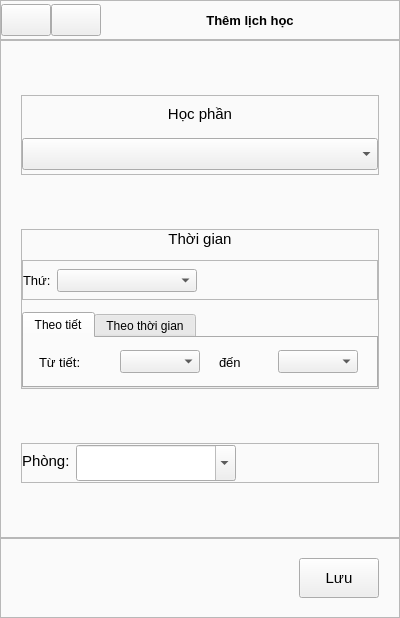
<?xml version="1.0" encoding="UTF-8"?>
<ui version="4.0">
 <class>tb_add</class>
 <widget class="QWidget" name="tb_add">
  <property name="geometry">
   <rect>
    <x>0</x>
    <y>0</y>
    <width>400</width>
    <height>618</height>
   </rect>
  </property>
  <property name="minimumSize">
   <size>
    <width>400</width>
    <height>618</height>
   </size>
  </property>
  <property name="maximumSize">
   <size>
    <width>400</width>
    <height>1200</height>
   </size>
  </property>
  <property name="windowTitle">
   <string>Form</string>
  </property>
  <property name="styleSheet">
   <string notr="true"/>
  </property>
  <layout class="QVBoxLayout" name="verticalLayout_3">
   <property name="spacing">
    <number>0</number>
   </property>
   <property name="leftMargin">
    <number>0</number>
   </property>
   <property name="topMargin">
    <number>0</number>
   </property>
   <property name="rightMargin">
    <number>0</number>
   </property>
   <property name="bottomMargin">
    <number>0</number>
   </property>
   <item>
    <widget class="QWidget" name="mainBodyContainer" native="true">
     <property name="minimumSize">
      <size>
       <width>0</width>
       <height>200</height>
      </size>
     </property>
     <property name="styleSheet">
      <string notr="true">

#mainBodyContainer {
	background-color: #fafafa;
}
</string>
     </property>
     <layout class="QVBoxLayout" name="verticalLayout_6">
      <property name="spacing">
       <number>0</number>
      </property>
      <property name="leftMargin">
       <number>0</number>
      </property>
      <property name="topMargin">
       <number>0</number>
      </property>
      <property name="rightMargin">
       <number>0</number>
      </property>
      <property name="bottomMargin">
       <number>0</number>
      </property>
      <item>
       <widget class="QFrame" name="frame">
        <property name="minimumSize">
         <size>
          <width>0</width>
          <height>40</height>
         </size>
        </property>
        <property name="maximumSize">
         <size>
          <width>16777215</width>
          <height>40</height>
         </size>
        </property>
        <property name="frameShape">
         <enum>QFrame::StyledPanel</enum>
        </property>
        <property name="frameShadow">
         <enum>QFrame::Raised</enum>
        </property>
        <layout class="QHBoxLayout" name="horizontalLayout">
         <property name="spacing">
          <number>0</number>
         </property>
         <property name="leftMargin">
          <number>0</number>
         </property>
         <property name="topMargin">
          <number>0</number>
         </property>
         <property name="rightMargin">
          <number>0</number>
         </property>
         <property name="bottomMargin">
          <number>0</number>
         </property>
         <item>
          <widget class="QPushButton" name="back_btn">
           <property name="minimumSize">
            <size>
             <width>50</width>
             <height>32</height>
            </size>
           </property>
           <property name="maximumSize">
            <size>
             <width>50</width>
             <height>32</height>
            </size>
           </property>
           <property name="font">
            <font>
             <pointsize>11</pointsize>
            </font>
           </property>
           <property name="text">
            <string/>
           </property>
           <property name="icon">
            <iconset resource="resources.qrc">
             <normaloff>:/icons/assets/icons/Left.png</normaloff>:/icons/assets/icons/Left.png</iconset>
           </property>
           <property name="iconSize">
            <size>
             <width>24</width>
             <height>24</height>
            </size>
           </property>
          </widget>
         </item>
         <item>
          <widget class="QPushButton" name="close_btn">
           <property name="minimumSize">
            <size>
             <width>50</width>
             <height>32</height>
            </size>
           </property>
           <property name="maximumSize">
            <size>
             <width>50</width>
             <height>32</height>
            </size>
           </property>
           <property name="text">
            <string/>
           </property>
           <property name="icon">
            <iconset resource="resources.qrc">
             <normaloff>:/icons/assets/icons/Close.png</normaloff>:/icons/assets/icons/Close.png</iconset>
           </property>
           <property name="iconSize">
            <size>
             <width>24</width>
             <height>24</height>
            </size>
           </property>
          </widget>
         </item>
         <item>
          <widget class="QLabel" name="label_9">
           <property name="font">
            <font>
             <pointsize>10</pointsize>
             <weight>75</weight>
             <bold>true</bold>
            </font>
           </property>
           <property name="text">
            <string>Thêm lịch học</string>
           </property>
           <property name="alignment">
            <set>Qt::AlignCenter</set>
           </property>
          </widget>
         </item>
        </layout>
       </widget>
      </item>
      <item>
       <widget class="QFrame" name="frame_7">
        <property name="frameShape">
         <enum>QFrame::StyledPanel</enum>
        </property>
        <property name="frameShadow">
         <enum>QFrame::Raised</enum>
        </property>
        <layout class="QVBoxLayout" name="verticalLayout_5">
         <property name="spacing">
          <number>20</number>
         </property>
         <property name="leftMargin">
          <number>20</number>
         </property>
         <property name="topMargin">
          <number>20</number>
         </property>
         <property name="rightMargin">
          <number>20</number>
         </property>
         <property name="bottomMargin">
          <number>20</number>
         </property>
         <item>
          <widget class="QFrame" name="frame_2">
           <property name="minimumSize">
            <size>
             <width>0</width>
             <height>80</height>
            </size>
           </property>
           <property name="maximumSize">
            <size>
             <width>16777215</width>
             <height>80</height>
            </size>
           </property>
           <property name="frameShape">
            <enum>QFrame::StyledPanel</enum>
           </property>
           <property name="frameShadow">
            <enum>QFrame::Raised</enum>
           </property>
           <layout class="QVBoxLayout" name="verticalLayout_4">
            <property name="leftMargin">
             <number>0</number>
            </property>
            <property name="topMargin">
             <number>0</number>
            </property>
            <property name="rightMargin">
             <number>0</number>
            </property>
            <property name="bottomMargin">
             <number>0</number>
            </property>
            <item>
             <widget class="QLabel" name="label_4">
              <property name="minimumSize">
               <size>
                <width>0</width>
                <height>28</height>
               </size>
              </property>
              <property name="maximumSize">
               <size>
                <width>16777215</width>
                <height>28</height>
               </size>
              </property>
              <property name="font">
               <font>
                <pointsize>11</pointsize>
               </font>
              </property>
              <property name="text">
               <string>Học phần</string>
              </property>
              <property name="alignment">
               <set>Qt::AlignCenter</set>
              </property>
             </widget>
            </item>
            <item>
             <widget class="QComboBox" name="selectCourse_cb">
              <property name="minimumSize">
               <size>
                <width>0</width>
                <height>32</height>
               </size>
              </property>
              <property name="maximumSize">
               <size>
                <width>16777215</width>
                <height>32</height>
               </size>
              </property>
              <property name="font">
               <font>
                <pointsize>11</pointsize>
                <weight>75</weight>
                <bold>true</bold>
               </font>
              </property>
              <property name="currentText">
               <string/>
              </property>
             </widget>
            </item>
           </layout>
          </widget>
         </item>
         <item>
          <widget class="QFrame" name="frame_3">
           <property name="minimumSize">
            <size>
             <width>0</width>
             <height>160</height>
            </size>
           </property>
           <property name="maximumSize">
            <size>
             <width>16777215</width>
             <height>160</height>
            </size>
           </property>
           <property name="frameShape">
            <enum>QFrame::StyledPanel</enum>
           </property>
           <property name="frameShadow">
            <enum>QFrame::Raised</enum>
           </property>
           <layout class="QVBoxLayout" name="verticalLayout">
            <property name="spacing">
             <number>12</number>
            </property>
            <property name="leftMargin">
             <number>0</number>
            </property>
            <property name="topMargin">
             <number>0</number>
            </property>
            <property name="rightMargin">
             <number>0</number>
            </property>
            <property name="bottomMargin">
             <number>0</number>
            </property>
            <item>
             <widget class="QLabel" name="label">
              <property name="font">
               <font>
                <pointsize>11</pointsize>
               </font>
              </property>
              <property name="text">
               <string>Thời gian</string>
              </property>
              <property name="alignment">
               <set>Qt::AlignCenter</set>
              </property>
             </widget>
            </item>
            <item>
             <widget class="QFrame" name="frame_4">
              <property name="minimumSize">
               <size>
                <width>0</width>
                <height>40</height>
               </size>
              </property>
              <property name="maximumSize">
               <size>
                <width>16777215</width>
                <height>40</height>
               </size>
              </property>
              <property name="frameShape">
               <enum>QFrame::StyledPanel</enum>
              </property>
              <property name="frameShadow">
               <enum>QFrame::Raised</enum>
              </property>
              <layout class="QFormLayout" name="formLayout">
               <property name="formAlignment">
                <set>Qt::AlignLeading|Qt::AlignLeft|Qt::AlignVCenter</set>
               </property>
               <property name="leftMargin">
                <number>0</number>
               </property>
               <property name="topMargin">
                <number>0</number>
               </property>
               <property name="rightMargin">
                <number>0</number>
               </property>
               <property name="bottomMargin">
                <number>0</number>
               </property>
               <item row="0" column="0">
                <widget class="QLabel" name="label_2">
                 <property name="font">
                  <font>
                   <pointsize>10</pointsize>
                  </font>
                 </property>
                 <property name="text">
                  <string>Thứ:</string>
                 </property>
                </widget>
               </item>
               <item row="0" column="1">
                <widget class="QComboBox" name="selectDay_cb">
                 <property name="maximumSize">
                  <size>
                   <width>140</width>
                   <height>16777215</height>
                  </size>
                 </property>
                 <property name="font">
                  <font>
                   <pointsize>10</pointsize>
                  </font>
                 </property>
                </widget>
               </item>
              </layout>
             </widget>
            </item>
            <item>
             <widget class="QTabWidget" name="selectTime_w">
              <property name="tabPosition">
               <enum>QTabWidget::North</enum>
              </property>
              <property name="tabShape">
               <enum>QTabWidget::Rounded</enum>
              </property>
              <property name="currentIndex">
               <number>0</number>
              </property>
              <property name="usesScrollButtons">
               <bool>true</bool>
              </property>
              <widget class="QWidget" name="leesonChoice_tab">
               <attribute name="title">
                <string>Theo tiết</string>
               </attribute>
               <layout class="QHBoxLayout" name="horizontalLayout_2">
                <property name="spacing">
                 <number>4</number>
                </property>
                <property name="leftMargin">
                 <number>0</number>
                </property>
                <property name="topMargin">
                 <number>0</number>
                </property>
                <property name="rightMargin">
                 <number>0</number>
                </property>
                <property name="bottomMargin">
                 <number>0</number>
                </property>
                <item>
                 <widget class="QLabel" name="label_5">
                  <property name="minimumSize">
                   <size>
                    <width>62</width>
                    <height>0</height>
                   </size>
                  </property>
                  <property name="maximumSize">
                   <size>
                    <width>62</width>
                    <height>16777215</height>
                   </size>
                  </property>
                  <property name="font">
                   <font>
                    <pointsize>10</pointsize>
                   </font>
                  </property>
                  <property name="text">
                   <string>Từ tiết:</string>
                  </property>
                 </widget>
                </item>
                <item>
                 <widget class="QComboBox" name="selectLessonS_cb">
                  <property name="minimumSize">
                   <size>
                    <width>80</width>
                    <height>0</height>
                   </size>
                  </property>
                  <property name="maximumSize">
                   <size>
                    <width>80</width>
                    <height>16777215</height>
                   </size>
                  </property>
                  <property name="font">
                   <font>
                    <pointsize>10</pointsize>
                   </font>
                  </property>
                 </widget>
                </item>
                <item>
                 <widget class="QLabel" name="label_6">
                  <property name="minimumSize">
                   <size>
                    <width>40</width>
                    <height>0</height>
                   </size>
                  </property>
                  <property name="maximumSize">
                   <size>
                    <width>40</width>
                    <height>16777215</height>
                   </size>
                  </property>
                  <property name="font">
                   <font>
                    <pointsize>10</pointsize>
                   </font>
                  </property>
                  <property name="text">
                   <string>đến</string>
                  </property>
                 </widget>
                </item>
                <item>
                 <widget class="QComboBox" name="selectLessonE_cb">
                  <property name="minimumSize">
                   <size>
                    <width>80</width>
                    <height>0</height>
                   </size>
                  </property>
                  <property name="maximumSize">
                   <size>
                    <width>80</width>
                    <height>16777215</height>
                   </size>
                  </property>
                  <property name="font">
                   <font>
                    <pointsize>10</pointsize>
                   </font>
                  </property>
                 </widget>
                </item>
               </layout>
              </widget>
              <widget class="QWidget" name="time_tab">
               <attribute name="title">
                <string>Theo thời gian</string>
               </attribute>
               <layout class="QHBoxLayout" name="horizontalLayout_3">
                <property name="spacing">
                 <number>4</number>
                </property>
                <property name="leftMargin">
                 <number>0</number>
                </property>
                <property name="topMargin">
                 <number>0</number>
                </property>
                <property name="rightMargin">
                 <number>0</number>
                </property>
                <property name="bottomMargin">
                 <number>0</number>
                </property>
                <item>
                 <widget class="QLabel" name="label_7">
                  <property name="minimumSize">
                   <size>
                    <width>40</width>
                    <height>0</height>
                   </size>
                  </property>
                  <property name="maximumSize">
                   <size>
                    <width>40</width>
                    <height>16777215</height>
                   </size>
                  </property>
                  <property name="font">
                   <font>
                    <pointsize>10</pointsize>
                   </font>
                  </property>
                  <property name="text">
                   <string>Từ</string>
                  </property>
                 </widget>
                </item>
                <item>
                 <widget class="QTimeEdit" name="selectTimeS_te">
                  <property name="minimumSize">
                   <size>
                    <width>100</width>
                    <height>0</height>
                   </size>
                  </property>
                  <property name="maximumSize">
                   <size>
                    <width>100</width>
                    <height>16777215</height>
                   </size>
                  </property>
                  <property name="font">
                   <font>
                    <pointsize>10</pointsize>
                   </font>
                  </property>
                  <property name="displayFormat">
                   <string>hh:mm</string>
                  </property>
                 </widget>
                </item>
                <item>
                 <widget class="QLabel" name="label_8">
                  <property name="minimumSize">
                   <size>
                    <width>40</width>
                    <height>0</height>
                   </size>
                  </property>
                  <property name="maximumSize">
                   <size>
                    <width>40</width>
                    <height>16777215</height>
                   </size>
                  </property>
                  <property name="font">
                   <font>
                    <pointsize>10</pointsize>
                   </font>
                  </property>
                  <property name="text">
                   <string>đến</string>
                  </property>
                 </widget>
                </item>
                <item>
                 <widget class="QTimeEdit" name="selectTimeE_te">
                  <property name="minimumSize">
                   <size>
                    <width>100</width>
                    <height>0</height>
                   </size>
                  </property>
                  <property name="maximumSize">
                   <size>
                    <width>100</width>
                    <height>16777215</height>
                   </size>
                  </property>
                  <property name="font">
                   <font>
                    <pointsize>10</pointsize>
                   </font>
                  </property>
                  <property name="displayFormat">
                   <string>hh:mm</string>
                  </property>
                 </widget>
                </item>
               </layout>
              </widget>
             </widget>
            </item>
           </layout>
          </widget>
         </item>
         <item>
          <widget class="QFrame" name="frame_5">
           <property name="minimumSize">
            <size>
             <width>0</width>
             <height>40</height>
            </size>
           </property>
           <property name="maximumSize">
            <size>
             <width>16777215</width>
             <height>40</height>
            </size>
           </property>
           <property name="frameShape">
            <enum>QFrame::StyledPanel</enum>
           </property>
           <property name="frameShadow">
            <enum>QFrame::Raised</enum>
           </property>
           <layout class="QFormLayout" name="formLayout_2">
            <property name="labelAlignment">
             <set>Qt::AlignLeading|Qt::AlignLeft|Qt::AlignVCenter</set>
            </property>
            <property name="formAlignment">
             <set>Qt::AlignLeading|Qt::AlignLeft|Qt::AlignVCenter</set>
            </property>
            <property name="verticalSpacing">
             <number>0</number>
            </property>
            <property name="leftMargin">
             <number>0</number>
            </property>
            <property name="topMargin">
             <number>0</number>
            </property>
            <property name="rightMargin">
             <number>0</number>
            </property>
            <property name="bottomMargin">
             <number>0</number>
            </property>
            <item row="0" column="0">
             <widget class="QLabel" name="label_3">
              <property name="font">
               <font>
                <pointsize>11</pointsize>
               </font>
              </property>
              <property name="text">
               <string>Phòng:</string>
              </property>
             </widget>
            </item>
            <item row="0" column="1">
             <widget class="QComboBox" name="selectRoom_cb">
              <property name="minimumSize">
               <size>
                <width>160</width>
                <height>36</height>
               </size>
              </property>
              <property name="maximumSize">
               <size>
                <width>160</width>
                <height>36</height>
               </size>
              </property>
              <property name="font">
               <font>
                <pointsize>11</pointsize>
               </font>
              </property>
              <property name="editable">
               <bool>true</bool>
              </property>
             </widget>
            </item>
           </layout>
          </widget>
         </item>
        </layout>
       </widget>
      </item>
      <item>
       <widget class="QFrame" name="frame_6">
        <property name="minimumSize">
         <size>
          <width>0</width>
          <height>80</height>
         </size>
        </property>
        <property name="frameShape">
         <enum>QFrame::StyledPanel</enum>
        </property>
        <property name="frameShadow">
         <enum>QFrame::Raised</enum>
        </property>
        <layout class="QVBoxLayout" name="verticalLayout_2">
         <property name="spacing">
          <number>0</number>
         </property>
         <property name="leftMargin">
          <number>0</number>
         </property>
         <property name="topMargin">
          <number>0</number>
         </property>
         <property name="rightMargin">
          <number>20</number>
         </property>
         <property name="bottomMargin">
          <number>0</number>
         </property>
         <item alignment="Qt::AlignRight">
          <widget class="QPushButton" name="saveTime_btn">
           <property name="minimumSize">
            <size>
             <width>80</width>
             <height>40</height>
            </size>
           </property>
           <property name="maximumSize">
            <size>
             <width>80</width>
             <height>40</height>
            </size>
           </property>
           <property name="font">
            <font>
             <pointsize>11</pointsize>
            </font>
           </property>
           <property name="text">
            <string>Lưu</string>
           </property>
           <property name="iconSize">
            <size>
             <width>24</width>
             <height>24</height>
            </size>
           </property>
          </widget>
         </item>
        </layout>
       </widget>
      </item>
     </layout>
    </widget>
   </item>
  </layout>
 </widget>
 <resources>
  <include location="resources.qrc"/>
 </resources>
 <connections/>
</ui>
